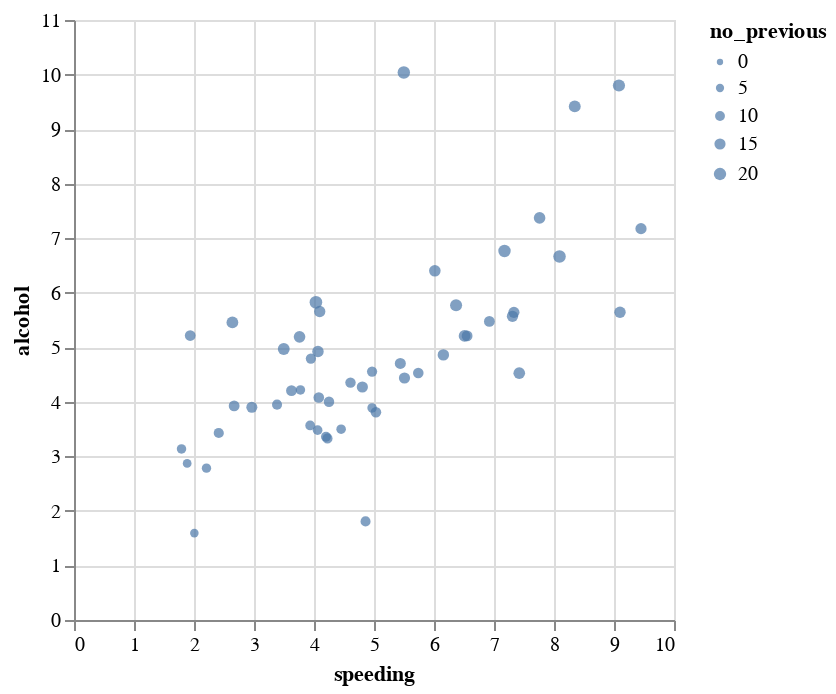

The code cell stored with this chart in its notebook:
### Code cell
alt.Chart(df_crashes).mark_circle().encode(
    x='speeding',
    y='alcohol',
    size = alt.Size('no_previous', scale=alt.Scale(range=[10,40]))
)

### Figure 1 — Vega-Lite specification as saved in the notebook (floating-point values rounded to 4 significant figures)
{"config": {"view": {"continuousWidth": 300, "continuousHeight": 300}}, "data": {"name": "data-b0ec2dba3d672cbe7b719808830b6462"}, "mark": {"type": "circle"}, "encoding": {"size": {"field": "no_previous", "scale": {"range": [10, 40]}, "type": "quantitative"}, "x": {"field": "speeding", "type": "quantitative"}, "y": {"field": "alcohol", "type": "quantitative"}}, "$schema": "https://vega.github.io/schema/vega-lite/v5.14.1.json", "datasets": {"data-b0ec2dba3d672cbe7b719808830b6462": [{"total": 18.8, "speeding": 7.332, "alcohol": 5.64, "not_distracted": 18.05, "no_previous": 15.04, "ins_premium": 784.5, "ins_losses": 145.1, "abbrev": "AL"}, {"total": 18.1, "speeding": 7.421, "alcohol": 4.525, "not_distracted": 16.29, "no_previous": 17.01, "ins_premium": 1053.0, "ins_losses": 133.9, "abbrev": "AK"}, {"total": 18.6, "speeding": 6.51, "alcohol": 5.208, "not_distracted": 15.62, "no_previous": 17.86, "ins_premium": 899.5, "ins_losses": 110.3, "abbrev": "AZ"}, {"total": 22.4, "speeding": 4.032, "alcohol": 5.824, "not_distracted": 21.06, "no_previous": 21.28, "ins_premium": 827.3, "ins_losses": 142.4, "abbrev": "AR"}, {"total": 12.0, "speeding": 4.2, "alcohol": 3.36, "not_distracted": 10.92, "no_previous": 10.68, "ins_premium": 878.4, "ins_losses": 165.6, "abbrev": "CA"}, {"total": 13.6, "speeding": 5.032, "alcohol": 3.808, "not_distracted": 10.74, "no_previous": 12.92, "ins_premium": 835.5, "ins_losses": 139.9, "abbrev": "CO"}, {"total": 10.8, "speeding": 4.968, "alcohol": 3.888, "not_distracted": 9.396, "no_previous": 8.856, "ins_premium": 1069.0, "ins_losses": 167.0, "abbrev": "CT"}, {"total": 16.2, "speeding": 6.156, "alcohol": 4.86, "not_distracted": 14.09, "no_previous": 16.04, "ins_premium": 1138.0, "ins_losses": 151.5, "abbrev": "DE"}, {"total": 5.9, "speeding": 2.006, "alcohol": 1.593, "not_distracted": 5.9, "no_previous": 5.9, "ins_premium": 1274.0, "ins_losses": 136.1, "abbrev": "DC"}, {"total": 17.9, "speeding": 3.759, "alcohol": 5.191, "not_distracted": 16.47, "no_previous": 16.83, "ins_premium": 1160.0, "ins_losses": 144.2, "abbrev": "FL"}, {"total": 15.6, "speeding": 2.964, "alcohol": 3.9, "not_distracted": 14.82, "no_previous": 14.51, "ins_premium": 913.1, "ins_losses": 142.8, "abbrev": "GA"}, {"total": 17.5, "speeding": 9.45, "alcohol": 7.175, "not_distracted": 14.35, "no_previous": 15.22, "ins_premium": 861.2, "ins_losses": 120.9, "abbrev": "HI"}, {"total": 15.3, "speeding": 5.508, "alcohol": 4.437, "not_distracted": 13.01, "no_previous": 14.99, "ins_premium": 642.0, "ins_losses": 82.75, "abbrev": "ID"}, {"total": 12.8, "speeding": 4.608, "alcohol": 4.352, "not_distracted": 12.03, "no_previous": 12.29, "ins_premium": 803.1, "ins_losses": 139.2, "abbrev": "IL"}, {"total": 14.5, "speeding": 3.625, "alcohol": 4.205, "not_distracted": 13.78, "no_previous": 13.78, "ins_premium": 710.5, "ins_losses": 108.9, "abbrev": "IN"}, {"total": 15.7, "speeding": 2.669, "alcohol": 3.925, "not_distracted": 15.23, "no_previous": 13.66, "ins_premium": 649.1, "ins_losses": 114.5, "abbrev": "IA"}, {"total": 17.8, "speeding": 4.806, "alcohol": 4.272, "not_distracted": 13.71, "no_previous": 15.13, "ins_premium": 780.5, "ins_losses": 133.8, "abbrev": "KS"}, {"total": 21.4, "speeding": 4.066, "alcohol": 4.922, "not_distracted": 16.69, "no_previous": 16.26, "ins_premium": 872.5, "ins_losses": 137.1, "abbrev": "KY"}, {"total": 20.5, "speeding": 7.175, "alcohol": 6.765, "not_distracted": 14.96, "no_previous": 20.09, "ins_premium": 1282.0, "ins_losses": 194.8, "abbrev": "LA"}, {"total": 15.1, "speeding": 5.738, "alcohol": 4.53, "not_distracted": 13.14, "no_previous": 12.68, "ins_premium": 661.9, "ins_losses": 96.57, "abbrev": "ME"}, {"total": 12.5, "speeding": 4.25, "alcohol": 4.0, "not_distracted": 8.875, "no_previous": 12.38, "ins_premium": 1049.0, "ins_losses": 192.7, "abbrev": "MD"}, {"total": 8.2, "speeding": 1.886, "alcohol": 2.87, "not_distracted": 7.134, "no_previous": 6.56, "ins_premium": 1011.0, "ins_losses": 135.6, "abbrev": "MA"}, {"total": 14.1, "speeding": 3.384, "alcohol": 3.948, "not_distracted": 13.39, "no_previous": 10.86, "ins_premium": 1111.0, "ins_losses": 152.3, "abbrev": "MI"}, {"total": 9.6, "speeding": 2.208, "alcohol": 2.784, "not_distracted": 8.448, "no_previous": 8.448, "ins_premium": 777.2, "ins_losses": 133.3, "abbrev": "MN"}, {"total": 17.6, "speeding": 2.64, "alcohol": 5.456, "not_distracted": 1.76, "no_previous": 17.6, "ins_premium": 896.1, "ins_losses": 155.8, "abbrev": "MS"}, {"total": 16.1, "speeding": 6.923, "alcohol": 5.474, "not_distracted": 14.81, "no_previous": 13.52, "ins_premium": 790.3, "ins_losses": 144.4, "abbrev": "MO"}, {"total": 21.4, "speeding": 8.346, "alcohol": 9.416, "not_distracted": 17.98, "no_previous": 18.19, "ins_premium": 816.2, "ins_losses": 85.15, "abbrev": "MT"}, {"total": 14.9, "speeding": 1.937, "alcohol": 5.215, "not_distracted": 13.86, "no_previous": 13.41, "ins_premium": 732.3, "ins_losses": 114.8, "abbrev": "NE"}, {"total": 14.7, "speeding": 5.439, "alcohol": 4.704, "not_distracted": 13.96, "no_previous": 14.55, "ins_premium": 1030.0, "ins_losses": 138.7, "abbrev": "NV"}, {"total": 11.6, "speeding": 4.06, "alcohol": 3.48, "not_distracted": 10.09, "no_previous": 9.628, "ins_premium": 746.5, "ins_losses": 120.2, "abbrev": "NH"}, {"total": 11.2, "speeding": 1.792, "alcohol": 3.136, "not_distracted": 9.632, "no_previous": 8.736, "ins_premium": 1302.0, "ins_losses": 159.8, "abbrev": "NJ"}, {"total": 18.4, "speeding": 3.496, "alcohol": 4.968, "not_distracted": 12.33, "no_previous": 18.03, "ins_premium": 869.9, "ins_losses": 120.8, "abbrev": "NM"}, {"total": 12.3, "speeding": 3.936, "alcohol": 3.567, "not_distracted": 10.82, "no_previous": 9.84, "ins_premium": 1234.0, "ins_losses": 150.0, "abbrev": "NY"}, {"total": 16.8, "speeding": 6.552, "alcohol": 5.208, "not_distracted": 15.79, "no_previous": 13.61, "ins_premium": 708.2, "ins_losses": 127.8, "abbrev": "NC"}, {"total": 23.9, "speeding": 5.497, "alcohol": 10.04, "not_distracted": 23.66, "no_previous": 20.55, "ins_premium": 688.8, "ins_losses": 109.7, "abbrev": "ND"}, {"total": 14.1, "speeding": 3.948, "alcohol": 4.794, "not_distracted": 13.96, "no_previous": 11.56, "ins_premium": 697.7, "ins_losses": 133.5, "abbrev": "OH"}, {"total": 19.9, "speeding": 6.368, "alcohol": 5.771, "not_distracted": 18.31, "no_previous": 18.71, "ins_premium": 881.5, "ins_losses": 178.9, "abbrev": "OK"}, {"total": 12.8, "speeding": 4.224, "alcohol": 3.328, "not_distracted": 8.576, "no_previous": 11.52, "ins_premium": 804.7, "ins_losses": 104.6, "abbrev": "OR"}, {"total": 18.2, "speeding": 9.1, "alcohol": 5.642, "not_distracted": 17.47, "no_previous": 16.02, "ins_premium": 906.0, "ins_losses": 153.9, "abbrev": "PA"}, {"total": 11.1, "speeding": 3.774, "alcohol": 4.218, "not_distracted": 10.21, "no_previous": 8.769, "ins_premium": 1149.0, "ins_losses": 148.6, "abbrev": "RI"}, {"total": 23.9, "speeding": 9.082, "alcohol": 9.799, "not_distracted": 22.94, "no_previous": 19.36, "ins_premium": 859.0, "ins_losses": 116.3, "abbrev": "SC"}, {"total": 19.4, "speeding": 6.014, "alcohol": 6.402, "not_distracted": 19.01, "no_previous": 16.68, "ins_premium": 669.3, "ins_losses": 96.87, "abbrev": "SD"}, {"total": 19.5, "speeding": 4.095, "alcohol": 5.655, "not_distracted": 15.99, "no_previous": 15.79, "ins_premium": 767.9, "ins_losses": 155.6, "abbrev": "TN"}, {"total": 19.4, "speeding": 7.76, "alcohol": 7.372, "not_distracted": 17.65, "no_previous": 16.88, "ins_premium": 1005.0, "ins_losses": 156.8, "abbrev": "TX"}, {"total": 11.3, "speeding": 4.859, "alcohol": 1.808, "not_distracted": 9.944, "no_previous": 10.85, "ins_premium": 809.4, "ins_losses": 109.5, "abbrev": "UT"}, {"total": 13.6, "speeding": 4.08, "alcohol": 4.08, "not_distracted": 13.06, "no_previous": 12.92, "ins_premium": 716.2, "ins_losses": 109.6, "abbrev": "VT"}, {"total": 12.7, "speeding": 2.413, "alcohol": 3.429, "not_distracted": 11.05, "no_previous": 11.18, "ins_premium": 769.0, "ins_losses": 153.7, "abbrev": "VA"}, {"total": 10.6, "speeding": 4.452, "alcohol": 3.498, "not_distracted": 8.692, "no_previous": 9.116, "ins_premium": 890.0, "ins_losses": 111.6, "abbrev": "WA"}, {"total": 23.8, "speeding": 8.092, "alcohol": 6.664, "not_distracted": 23.09, "no_previous": 20.71, "ins_premium": 992.6, "ins_losses": 152.6, "abbrev": "WV"}, {"total": 13.8, "speeding": 4.968, "alcohol": 4.554, "not_distracted": 5.382, "no_previous": 11.59, "ins_premium": 670.3, "ins_losses": 106.6, "abbrev": "WI"}, {"total": 17.4, "speeding": 7.308, "alcohol": 5.568, "not_distracted": 14.09, "no_previous": 15.66, "ins_premium": 791.1, "ins_losses": 122.0, "abbrev": "WY"}]}}
